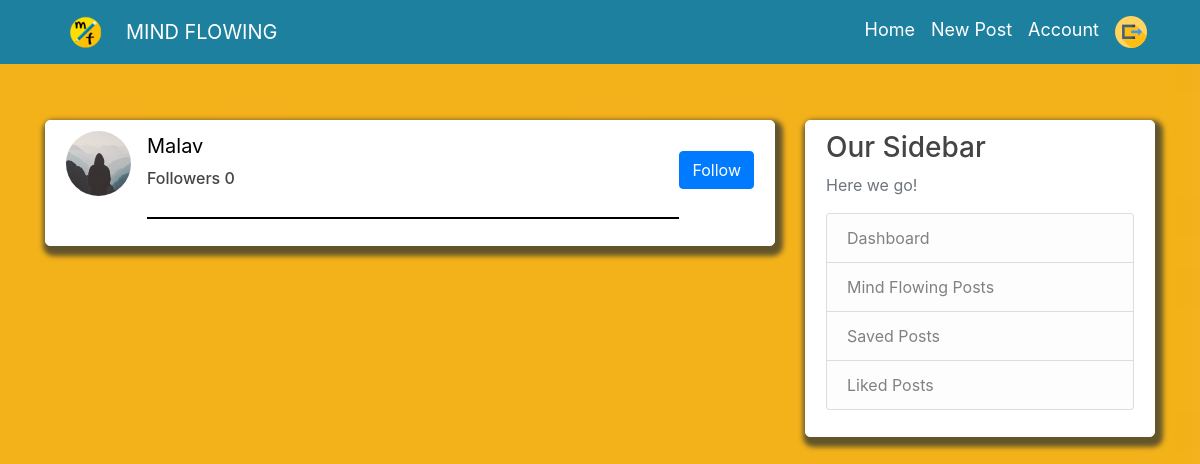
Before: /follower/Prachi (signed in) with the older database file.
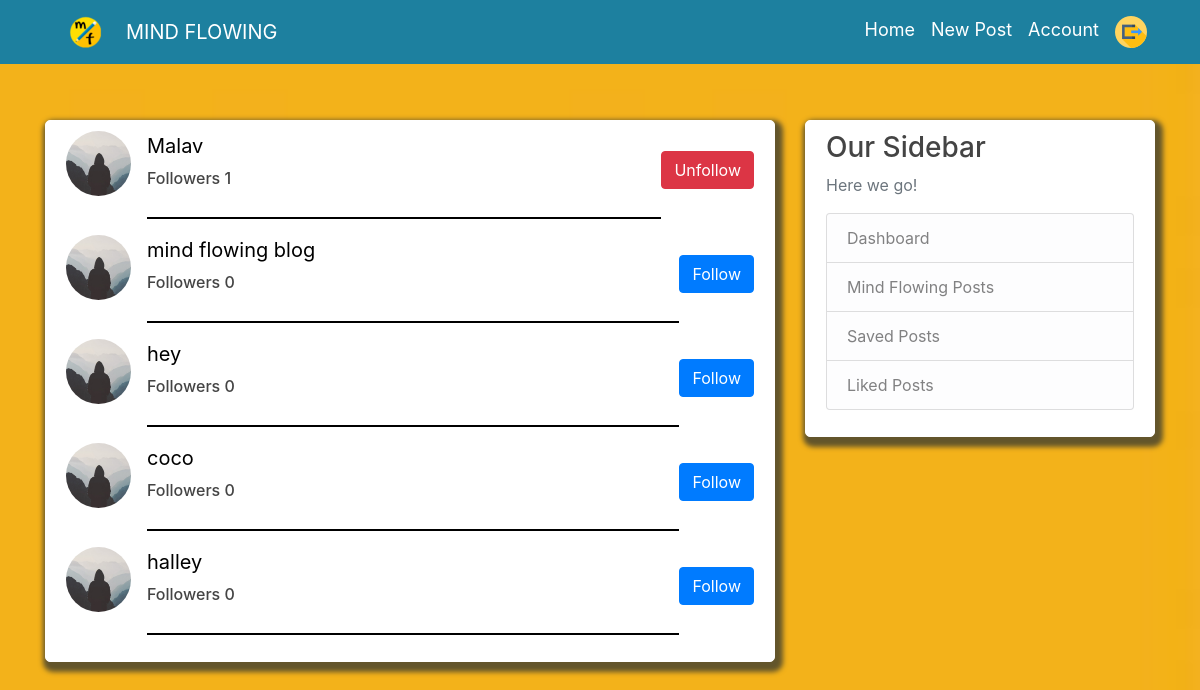
After: the same page with the newer database file.
### flaskblog/models.py (models this page shows, shortened)
class User(db.Model, UserMixin):
    id = db.Column(db.Integer, primary_key=True)
    username = db.Column(db.String(20), unique=True, nullable=False)
    email = db.Column(db.String(120), unique=True, nullable=False)
    image_file = db.Column(db.String(20), nullable=False, default='default.jpg')
    password = db.Column(db.String(60), nullable=False)
    posts = db.relationship('Post', backref='author', lazy=True)
    liked = db.relationship('PostLike',foreign_keys='PostLike.user_id', backref='user', lazy='dynamic')
    saved = db.relationship('PostSave',foreign_keys='PostSave.user_id', backref='user', lazy='dynamic')
    unliked = db.relationship('PostUnLike',foreign_keys='PostUnLike.user_id', backref='user', lazy='dynamic')
    commented = db.relationship('PostComment',foreign_keys='PostComment.user_id',backref='user',lazy='dynamic')
    image = db.relationship('PostComment',foreign_keys='PostComment.user_id',backref='img',lazy=True)
    confirmed = db.Column(db.Boolean, nullable=False, default=False)
    followed = db.relationship('Follow',
                               foreign_keys='Follow.follower_id',
                               backref=db.backref('follower', lazy='joined'),
                               lazy='dynamic',
                               cascade='all, delete-orphan')
    followers = db.relationship('Follow',
                                foreign_keys='Follow.followed_id',
                                backref=db.backref('followed', lazy='joined'),
                                lazy='dynamic',
                                cascade='all, delete-orphan')
    def is_following(self, user):
        if user.id is None:
            return False
        return self.followed.filter_by(
            followed_id=user.id).first() is not None

### flaskblog/routes.py (the view)
@app.route('/follower/<username>', methods=['GET'])
@login_required
def follower(username):
    user =User.query.filter_by(username=username).first()
    userfollow = (db.session.query(Follow.follower_id).filter(Follow.followed_id==user.id))
    users = (db.session.query(User).filter(User.id.in_(userfollow)).all())
    return render_template('user_follow.html', users=users,user=user)

### flaskblog/models.py (called while the page is built)
@login_manager.user_loader
def load_user(user_id):
    return User.query.get(int(user_id))

### flaskblog/templates/user_follow.html
{% extends "layout.html" %}
{% block content %}
{% if users %}
<div class="content-section">
{% for user in users %}
<div class="media">
    <img class="rounded-circle article-img" src="{{ url_for('static', filename='profile_pics/' + user.image_file) }}">
    <div class="media-body">
        <a class="mr-2" style="font-size:20px;color: black; text-decoration: none;"
            href="{{url_for('user_posts',username=user.username)}}">{{ user.username }}</a>
      <div class="pt-2">
        <h6 style="float:left;">Followers {{user.followers.count()}}</h6></div>
        <hr class="allhr mt-5">
    </div>
    {% if user!=current_user %}
        {% if not current_user.is_following(user) %}
        <a href="{{ url_for('follow', username=user.username) }}" style="margin-top: 20px;float: right;;"
            class="btn btn-primary mb-2">Follow</a>
        {% else %}
        <a href="{{ url_for('unfollow', username=user.username) }}" style="margin-top: 20px;float: right"
            class="btn btn-danger mb-2">Unfollow</a>
        {% endif %}
        {% endif %}
</div>
{% endfor %}
</div>
{% else %}
<h3 style="text-align: center;">Nothing to Show</h3>
{% endif %}
{% endblock content %}

### flaskblog/templates/layout.html (shortened to what this page needs)
<!DOCTYPE html>
<html>
<head>
  <link rel="stylesheet" href="https://maxcdn.bootstrapcdn.com/bootstrap/4.0.0/css/bootstrap.min.css"
>
  <link rel="stylesheet" type="text/css" href="{{ url_for('static', filename='main.css') }}">
  <link rel="stylesheet" href="https://cdnjs.cloudflare.com/ajax/libs/font-awesome/4.7.0/css/font-awesome.min.css">
</head>
<body>
  <header class="site-header">
    <nav class="navbar navbar-expand-md navbar-dark bg-steel fixed-top">
      <div class="container">
        <img src="/static/images/logo.png">
        <a class="navbar-brand mr-4" href="{{url_for('home') }}">MIND FLOWING</a>
        <div class="collapse navbar-collapse" id="navbarToggle">
          <div class="navbar-nav">
            {% if current_user.is_authenticated %}
            <a class="nav-item nav-link" href="{{ url_for('home') }}">Home</a>
            <a class="nav-item nav-link" href="{{ url_for('new_post') }}">New Post</a>
            <a class="nav-item nav-link" href="{{ url_for('account',username=current_user.username) }}">Account</a>
      <a data-toggle="modal"  data-target="#deleteModal" class="nav-item nav-link" href="{{ url_for('logout') }}"><img  data-toggle="tooltip" data-placement="right" title="Log Out"
                src="/static/images/logout.png"></a>
            {% else %}
            <a class="nav-item nav-link" href="{{ url_for('intro') }}">Home</a>
            <a class="nav-item nav-link" href="{{ url_for('login') }}">Login</a>
            <a class="nav-item nav-link" href="{{ url_for('register') }}">Register</a>
            {% endif %}
          </div>
        </div>
      </div>
    </nav>
  </header>
  <main role="main" class="container">
    <div class="row">
      <div class="col-md-8">
        {% block content %}{% endblock %}
      </div>
      {% if current_user.is_authenticated %}
      <div class="col-md-4">
        <div class="content-section">
          <h3>Our Sidebar</h3>
          <p class='text-muted'>Here we go!
            <ul class="list-group">
              <a class="list-group-item list-group-item-light" href="{{url_for('home')}}" data-toggle="tooltip" data-placement="top" title="Dashboard">Dashboard</a>
              <a class="list-group-item list-group-item-light" data-toggle="tooltip" data-placement="top" title="Mind"
                href="{{url_for('user_posts',username='mind flowing blog')}}">Mind
                Flowing Posts</a>
              <a class="list-group-item list-group-item-light" data-toggle="tooltip" data-placement="left" title="Saved Posts"
                href="{{url_for('save_post',username=current_user.username)}}">Saved Posts</a>
              <a class="list-group-item list-group-item-light" data-toggle="tooltip" data-placement="left" title="Likde Posts"
                href="{{url_for('like_post',username=current_user.username)}}">Liked Posts</a>
              {% endif %}
            </ul>
          </p>
        </div>
      </div>
    </div>
  </main>
</body>
</html>

### flaskblog/static/main.css (style rules this page uses)
body { background: white; color: #333333; margin-top: 5rem; background: url("images/yellow.jpeg") no-repeat center center fixed; -webkit-background-size: cover; -moz-background-size: cover; -o-background-size: cover; background-size: cover; background-position: 0 20px; }
h1, h2, h3, h4, h5, h6 { color: #444444; }
.bg-steel { background-color: #1d809f; }
.site-header .navbar-nav .nav-link { color: #ffffff; font-size: large; }
hr.allhr { border: 0.5px solid black; }
.content-section { background: #ffffff; padding: 10px 20px; border: 0.5px solid white; border-radius: 5px; margin-bottom: 20px; box-shadow: 3px 5px 5px 5px #63552b; margin-top: 40px; }
.article-img { height: 65px; width: 65px; margin-right: 16px; }

Changed rows visible on the page:
computed for User "Malav": followers.count "0" → "1"; text "Follow" → "Unfollow"
added User: image_file (placeholder picture), username "mind flowing blog", followers.count "0"
added User: image_file (placeholder picture), username "hey", followers.count "0"
added User: image_file (placeholder picture), username "coco", followers.count "0"
added User: image_file (placeholder picture), username "halley", followers.count "0"
